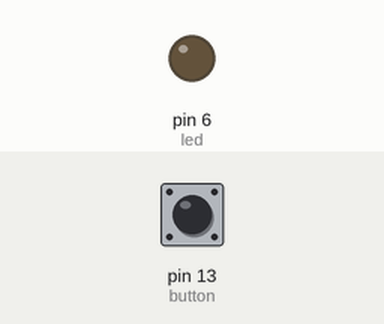
Recording of a sketch running on a simulated Arduino Uno, built with avr-gcc and run on an emulated ATmega328P. On the bench: output pins drawn as LEDs (lit = HIGH). The inputs (shaded band) are chosen by the test bench; at power-on: pin 13 (button) LOW.

Above: at 1.2 s.
1.3 s: pin 13 (button) pulled HIGH for 1 s
At 3.0 s:
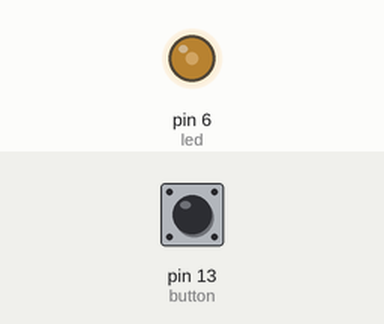
3.8 s: pin 13 (button) pulled HIGH for 0.15 s
At 5.0 s:
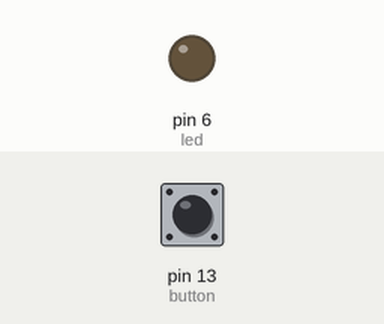
5.4 s: pin 13 (button) pulled HIGH for 3.2 s
At 9.0 s:
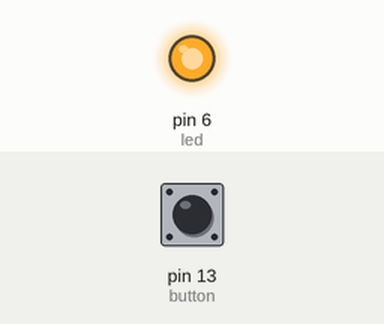
Timing chart, 0 to 10.5 s (numbered marks = the images above; inputs shaded):
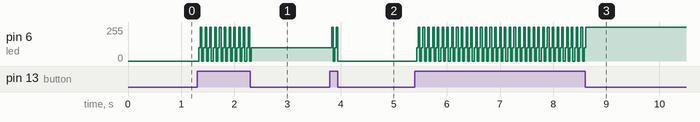

Measured:
- after the input at 1.3 s, pin 6 (led): 0/255 → 99/255 at once, then repeats every 0.09 s: 255/255 0.03 s, 0/255 0.03 s, 99/255 0.03 s, until it stays 99/255 from 2.3 s
- after the input at 3.8 s, pin 6 (led): 99/255 → 0/255 at once
- after the input at 5.4 s, pin 6 (led): 0/255 → 99/255 at once, then repeats every 0.09 s: 255/255 0.03 s, 0/255 0.03 s, 99/255 0.03 s, until it stays 255/255 from 8.6 s

The sketch:

control_ledlight_using_button.ino
```cpp
//Dieu khien do sang cua den bang nut bam
int led = 6;
int button = 13;
int currentStatus = 0;
void setup() {
  // put your setup code here, to run once:
  pinMode(led,OUTPUT);
  pinMode(button,INPUT);

}

void loop() {
    boolean buttonState = digitalRead(button);
  if(buttonState==1)
  {
    delay(30);
    currentStatus=currentStatus+1;
  }
  switch(currentStatus % 3)
  {
    case 0:
    analogWrite(led,0);
    break;
    case 1:
    analogWrite(led,99);
    break;
    case 2:
    analogWrite(led,255);
    break;
    default:
    break;
  }
}
```
